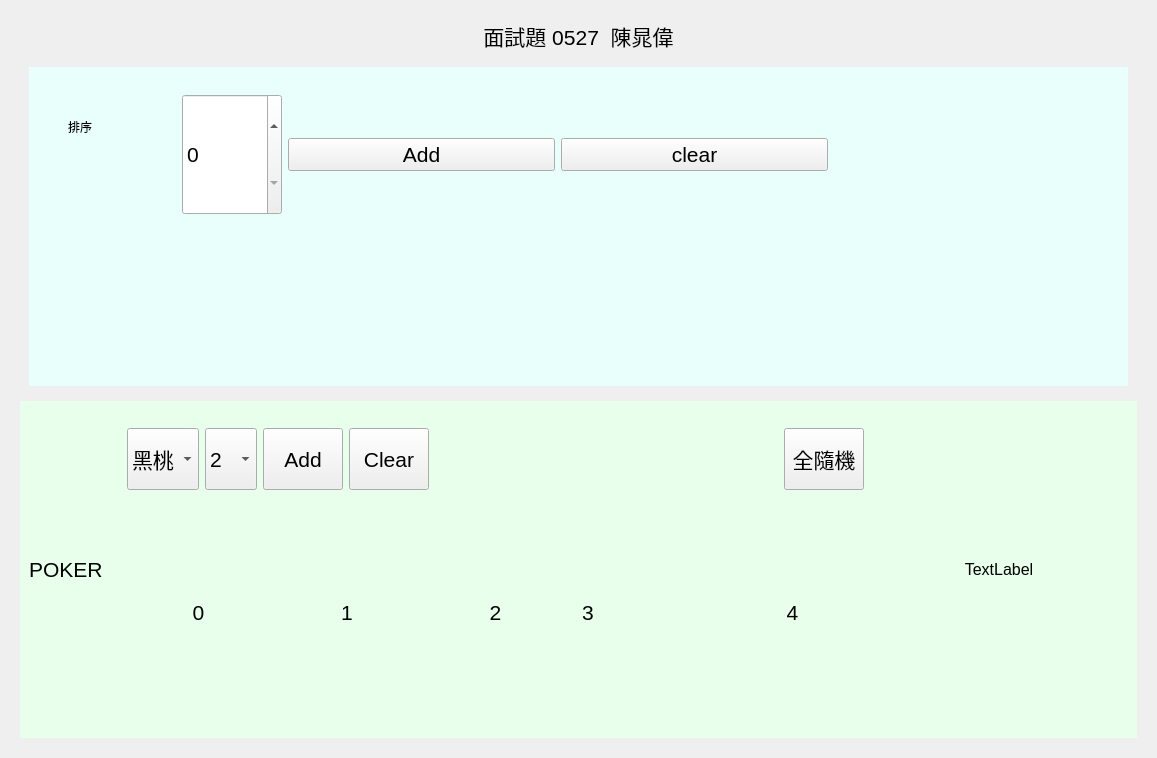
<?xml version="1.0" encoding="UTF-8"?>
<ui version="4.0">
 <class>Widget</class>
 <widget class="QWidget" name="Widget">
  <property name="geometry">
   <rect>
    <x>0</x>
    <y>0</y>
    <width>1157</width>
    <height>758</height>
   </rect>
  </property>
  <property name="windowTitle">
   <string>Widget</string>
  </property>
  <layout class="QGridLayout" name="gridLayout">
   <item row="0" column="0">
    <widget class="QWidget" name="widget" native="true">
     <property name="font">
      <font>
       <pointsize>16</pointsize>
      </font>
     </property>
     <layout class="QGridLayout" name="gridLayout_2">
      <item row="0" column="0">
       <widget class="QLabel" name="label">
        <property name="sizePolicy">
         <sizepolicy hsizetype="Preferred" vsizetype="Maximum">
          <horstretch>0</horstretch>
          <verstretch>0</verstretch>
         </sizepolicy>
        </property>
        <property name="text">
         <string>面試題 0527  陳晁偉</string>
        </property>
        <property name="alignment">
         <set>Qt::AlignCenter</set>
        </property>
       </widget>
      </item>
      <item row="1" column="0">
       <widget class="QWidget" name="widget_2" native="true">
        <layout class="QGridLayout" name="gridLayout_3">
         <item row="0" column="0">
          <widget class="QWidget" name="test2" native="true">
           <property name="styleSheet">
            <string notr="true">QWidget#test2{background-color: rgb(233, 255, 252);}</string>
           </property>
           <layout class="QGridLayout" name="gridLayout_4">
            <item row="0" column="0">
             <widget class="QWidget" name="widget_6" native="true">
              <property name="minimumSize">
               <size>
                <width>120</width>
                <height>0</height>
               </size>
              </property>
              <property name="maximumSize">
               <size>
                <width>120</width>
                <height>16777215</height>
               </size>
              </property>
              <property name="font">
               <font>
                <pointsize>16</pointsize>
               </font>
              </property>
              <widget class="QLabel" name="label_2">
               <property name="geometry">
                <rect>
                 <x>30</x>
                 <y>20</y>
                 <width>151</width>
                 <height>61</height>
                </rect>
               </property>
               <property name="text">
                <string>排序</string>
               </property>
              </widget>
             </widget>
            </item>
            <item row="0" column="1">
             <widget class="QWidget" name="widget_7" native="true">
              <layout class="QVBoxLayout" name="verticalLayout">
               <item>
                <widget class="QWidget" name="widget_3" native="true">
                 <layout class="QHBoxLayout" name="horizontalLayout">
                  <item>
                   <widget class="QSpinBox" name="sbSort">
                    <property name="sizePolicy">
                     <sizepolicy hsizetype="Minimum" vsizetype="Preferred">
                      <horstretch>0</horstretch>
                      <verstretch>0</verstretch>
                     </sizepolicy>
                    </property>
                    <property name="maximumSize">
                     <size>
                      <width>100</width>
                      <height>16777215</height>
                     </size>
                    </property>
                    <property name="font">
                     <font>
                      <pointsize>16</pointsize>
                     </font>
                    </property>
                    <property name="maximum">
                     <number>1000</number>
                    </property>
                   </widget>
                  </item>
                  <item>
                   <widget class="QPushButton" name="btnAddSort">
                    <property name="font">
                     <font>
                      <pointsize>16</pointsize>
                     </font>
                    </property>
                    <property name="text">
                     <string>Add</string>
                    </property>
                   </widget>
                  </item>
                  <item>
                   <widget class="QPushButton" name="btnSortClear">
                    <property name="font">
                     <font>
                      <pointsize>16</pointsize>
                     </font>
                    </property>
                    <property name="text">
                     <string>clear</string>
                    </property>
                   </widget>
                  </item>
                  <item>
                   <widget class="QLabel" name="lbInput">
                    <property name="text">
                     <string/>
                    </property>
                   </widget>
                  </item>
                 </layout>
                </widget>
               </item>
               <item>
                <widget class="QLabel" name="lbSort">
                 <property name="text">
                  <string/>
                 </property>
                </widget>
               </item>
              </layout>
             </widget>
            </item>
           </layout>
          </widget>
         </item>
        </layout>
       </widget>
      </item>
      <item row="2" column="0">
       <widget class="QWidget" name="test3" native="true">
        <property name="styleSheet">
         <string notr="true">QWidget#test3{background-color: rgb(231, 255, 235);}</string>
        </property>
        <layout class="QHBoxLayout" name="horizontalLayout_2">
         <item>
          <widget class="QLabel" name="label_3">
           <property name="maximumSize">
            <size>
             <width>120</width>
             <height>16777215</height>
            </size>
           </property>
           <property name="text">
            <string>POKER</string>
           </property>
          </widget>
         </item>
         <item>
          <widget class="QWidget" name="widget_5" native="true">
           <layout class="QGridLayout" name="gridLayout_5">
            <item row="0" column="0">
             <widget class="QWidget" name="widget_8" native="true">
              <property name="maximumSize">
               <size>
                <width>16777215</width>
                <height>80</height>
               </size>
              </property>
              <layout class="QHBoxLayout" name="horizontalLayout_3">
               <item>
                <widget class="QComboBox" name="cbColor">
                 <property name="sizePolicy">
                  <sizepolicy hsizetype="Preferred" vsizetype="Preferred">
                   <horstretch>0</horstretch>
                   <verstretch>0</verstretch>
                  </sizepolicy>
                 </property>
                 <property name="font">
                  <font>
                   <pointsize>16</pointsize>
                  </font>
                 </property>
                 <item>
                  <property name="text">
                   <string>黑桃</string>
                  </property>
                 </item>
                 <item>
                  <property name="text">
                   <string>紅心</string>
                  </property>
                 </item>
                 <item>
                  <property name="text">
                   <string>方塊</string>
                  </property>
                 </item>
                 <item>
                  <property name="text">
                   <string>梅花</string>
                  </property>
                 </item>
                </widget>
               </item>
               <item>
                <widget class="QComboBox" name="cbNum">
                 <property name="sizePolicy">
                  <sizepolicy hsizetype="Preferred" vsizetype="Preferred">
                   <horstretch>0</horstretch>
                   <verstretch>0</verstretch>
                  </sizepolicy>
                 </property>
                 <property name="font">
                  <font>
                   <pointsize>16</pointsize>
                  </font>
                 </property>
                 <item>
                  <property name="text">
                   <string>2</string>
                  </property>
                 </item>
                 <item>
                  <property name="text">
                   <string>3</string>
                  </property>
                 </item>
                 <item>
                  <property name="text">
                   <string>4</string>
                  </property>
                 </item>
                 <item>
                  <property name="text">
                   <string>5</string>
                  </property>
                 </item>
                 <item>
                  <property name="text">
                   <string>6</string>
                  </property>
                 </item>
                 <item>
                  <property name="text">
                   <string>7</string>
                  </property>
                 </item>
                 <item>
                  <property name="text">
                   <string>8</string>
                  </property>
                 </item>
                 <item>
                  <property name="text">
                   <string>9</string>
                  </property>
                 </item>
                 <item>
                  <property name="text">
                   <string>10</string>
                  </property>
                 </item>
                 <item>
                  <property name="text">
                   <string>J</string>
                  </property>
                 </item>
                 <item>
                  <property name="text">
                   <string>Q</string>
                  </property>
                 </item>
                 <item>
                  <property name="text">
                   <string>K</string>
                  </property>
                 </item>
                 <item>
                  <property name="text">
                   <string>A</string>
                  </property>
                 </item>
                </widget>
               </item>
               <item>
                <widget class="QPushButton" name="btnPkAdd">
                 <property name="sizePolicy">
                  <sizepolicy hsizetype="Minimum" vsizetype="Preferred">
                   <horstretch>0</horstretch>
                   <verstretch>0</verstretch>
                  </sizepolicy>
                 </property>
                 <property name="font">
                  <font>
                   <pointsize>16</pointsize>
                  </font>
                 </property>
                 <property name="text">
                  <string>Add</string>
                 </property>
                </widget>
               </item>
               <item>
                <widget class="QPushButton" name="btnPkClear">
                 <property name="sizePolicy">
                  <sizepolicy hsizetype="Minimum" vsizetype="Preferred">
                   <horstretch>0</horstretch>
                   <verstretch>0</verstretch>
                  </sizepolicy>
                 </property>
                 <property name="font">
                  <font>
                   <pointsize>16</pointsize>
                  </font>
                 </property>
                 <property name="text">
                  <string>Clear</string>
                 </property>
                </widget>
               </item>
               <item>
                <spacer name="horizontalSpacer_2">
                 <property name="orientation">
                  <enum>Qt::Horizontal</enum>
                 </property>
                 <property name="sizeHint" stdset="0">
                  <size>
                   <width>40</width>
                   <height>20</height>
                  </size>
                 </property>
                </spacer>
               </item>
               <item>
                <widget class="QLabel" name="label_4">
                 <property name="minimumSize">
                  <size>
                   <width>100</width>
                   <height>0</height>
                  </size>
                 </property>
                 <property name="font">
                  <font>
                   <pointsize>12</pointsize>
                  </font>
                 </property>
                 <property name="text">
                  <string/>
                 </property>
                </widget>
               </item>
               <item>
                <spacer name="horizontalSpacer">
                 <property name="orientation">
                  <enum>Qt::Horizontal</enum>
                 </property>
                 <property name="sizeHint" stdset="0">
                  <size>
                   <width>40</width>
                   <height>20</height>
                  </size>
                 </property>
                </spacer>
               </item>
               <item>
                <widget class="QPushButton" name="btnAny">
                 <property name="sizePolicy">
                  <sizepolicy hsizetype="Minimum" vsizetype="Preferred">
                   <horstretch>0</horstretch>
                   <verstretch>0</verstretch>
                  </sizepolicy>
                 </property>
                 <property name="font">
                  <font>
                   <pointsize>16</pointsize>
                  </font>
                 </property>
                 <property name="text">
                  <string>全隨機</string>
                 </property>
                </widget>
               </item>
              </layout>
             </widget>
            </item>
            <item row="1" column="0">
             <widget class="QWidget" name="widget_9" native="true">
              <layout class="QHBoxLayout" name="horizontalLayout_4">
               <item>
                <widget class="QWidget" name="widget_10" native="true">
                 <layout class="QGridLayout" name="gridLayout_6">
                  <item row="0" column="0">
                   <widget class="QLabel" name="lbPk0">
                    <property name="font">
                     <font>
                      <pointsize>16</pointsize>
                     </font>
                    </property>
                    <property name="text">
                     <string>0</string>
                    </property>
                    <property name="alignment">
                     <set>Qt::AlignCenter</set>
                    </property>
                   </widget>
                  </item>
                 </layout>
                </widget>
               </item>
               <item>
                <widget class="QWidget" name="widget_11" native="true">
                 <property name="font">
                  <font>
                   <pointsize>16</pointsize>
                  </font>
                 </property>
                 <layout class="QGridLayout" name="gridLayout_7">
                  <item row="0" column="0">
                   <widget class="QLabel" name="lbPk1">
                    <property name="font">
                     <font>
                      <pointsize>16</pointsize>
                     </font>
                    </property>
                    <property name="text">
                     <string>1</string>
                    </property>
                    <property name="alignment">
                     <set>Qt::AlignCenter</set>
                    </property>
                   </widget>
                  </item>
                 </layout>
                </widget>
               </item>
               <item>
                <widget class="QWidget" name="widget_12" native="true">
                 <layout class="QGridLayout" name="gridLayout_8">
                  <item row="0" column="0">
                   <widget class="QLabel" name="lbPk2">
                    <property name="font">
                     <font>
                      <pointsize>16</pointsize>
                     </font>
                    </property>
                    <property name="text">
                     <string>2</string>
                    </property>
                    <property name="alignment">
                     <set>Qt::AlignCenter</set>
                    </property>
                   </widget>
                  </item>
                 </layout>
                </widget>
               </item>
               <item>
                <widget class="QWidget" name="widget_13" native="true">
                 <layout class="QGridLayout" name="gridLayout_9">
                  <item row="0" column="0">
                   <widget class="QLabel" name="lbPk3">
                    <property name="font">
                     <font>
                      <pointsize>16</pointsize>
                     </font>
                    </property>
                    <property name="text">
                     <string>3</string>
                    </property>
                   </widget>
                  </item>
                 </layout>
                </widget>
               </item>
               <item>
                <widget class="QWidget" name="widget_14" native="true">
                 <layout class="QGridLayout" name="gridLayout_10">
                  <item row="0" column="0">
                   <widget class="QLabel" name="lbPk4">
                    <property name="font">
                     <font>
                      <pointsize>16</pointsize>
                     </font>
                    </property>
                    <property name="text">
                     <string>4</string>
                    </property>
                    <property name="alignment">
                     <set>Qt::AlignCenter</set>
                    </property>
                   </widget>
                  </item>
                 </layout>
                </widget>
               </item>
              </layout>
             </widget>
            </item>
            <item row="0" column="1" rowspan="2">
             <widget class="QWidget" name="widget_4" native="true">
              <property name="minimumSize">
               <size>
                <width>240</width>
                <height>0</height>
               </size>
              </property>
              <property name="maximumSize">
               <size>
                <width>200</width>
                <height>16777215</height>
               </size>
              </property>
              <layout class="QGridLayout" name="gridLayout_11">
               <item row="0" column="0">
                <widget class="QLabel" name="label_5">
                 <property name="font">
                  <font>
                   <pointsize>12</pointsize>
                  </font>
                 </property>
                 <property name="text">
                  <string>TextLabel</string>
                 </property>
                 <property name="alignment">
                  <set>Qt::AlignCenter</set>
                 </property>
                </widget>
               </item>
              </layout>
             </widget>
            </item>
           </layout>
          </widget>
         </item>
        </layout>
       </widget>
      </item>
     </layout>
    </widget>
   </item>
  </layout>
 </widget>
 <resources/>
 <connections/>
</ui>
